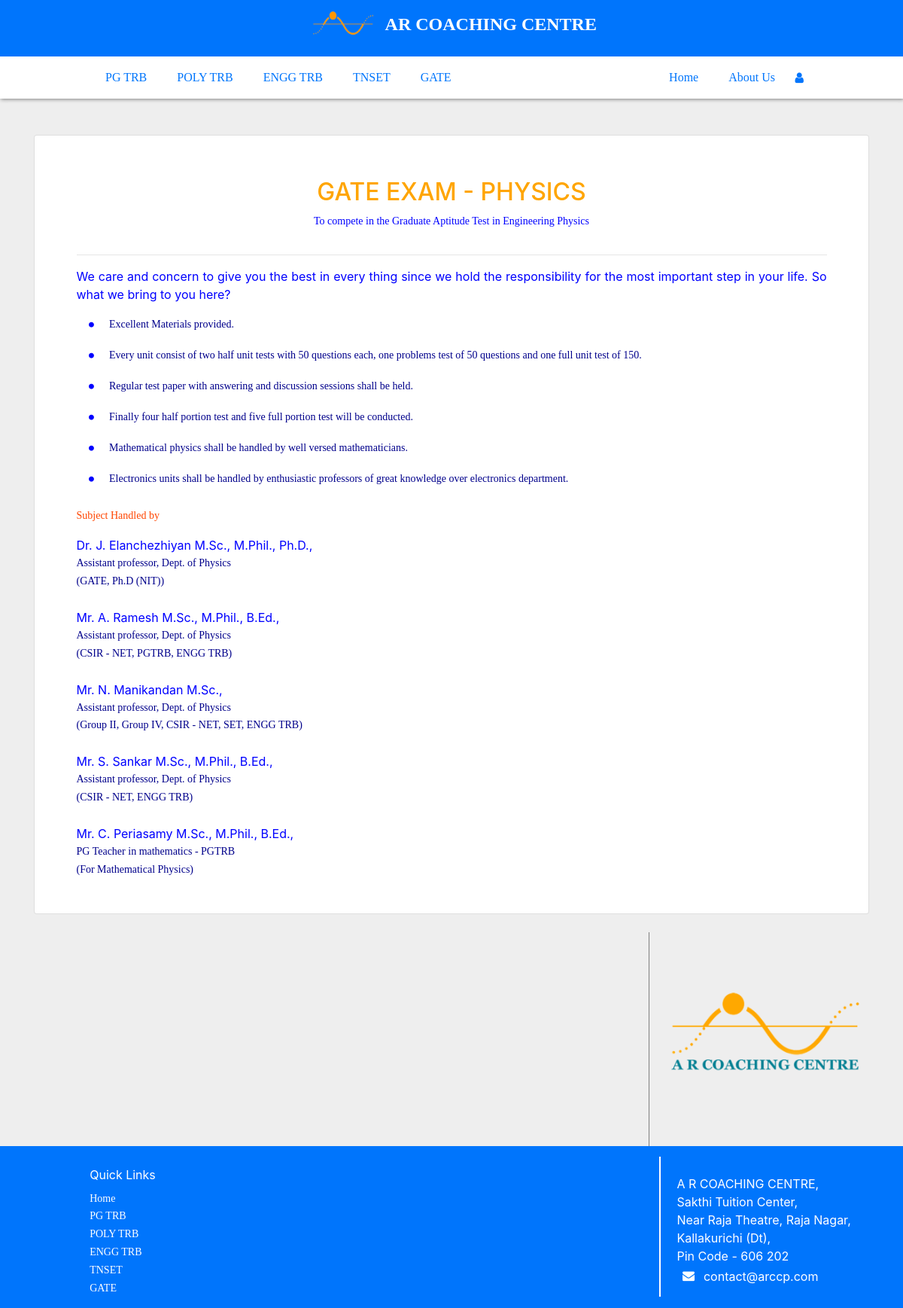
Before: /gate/ with the older database file.
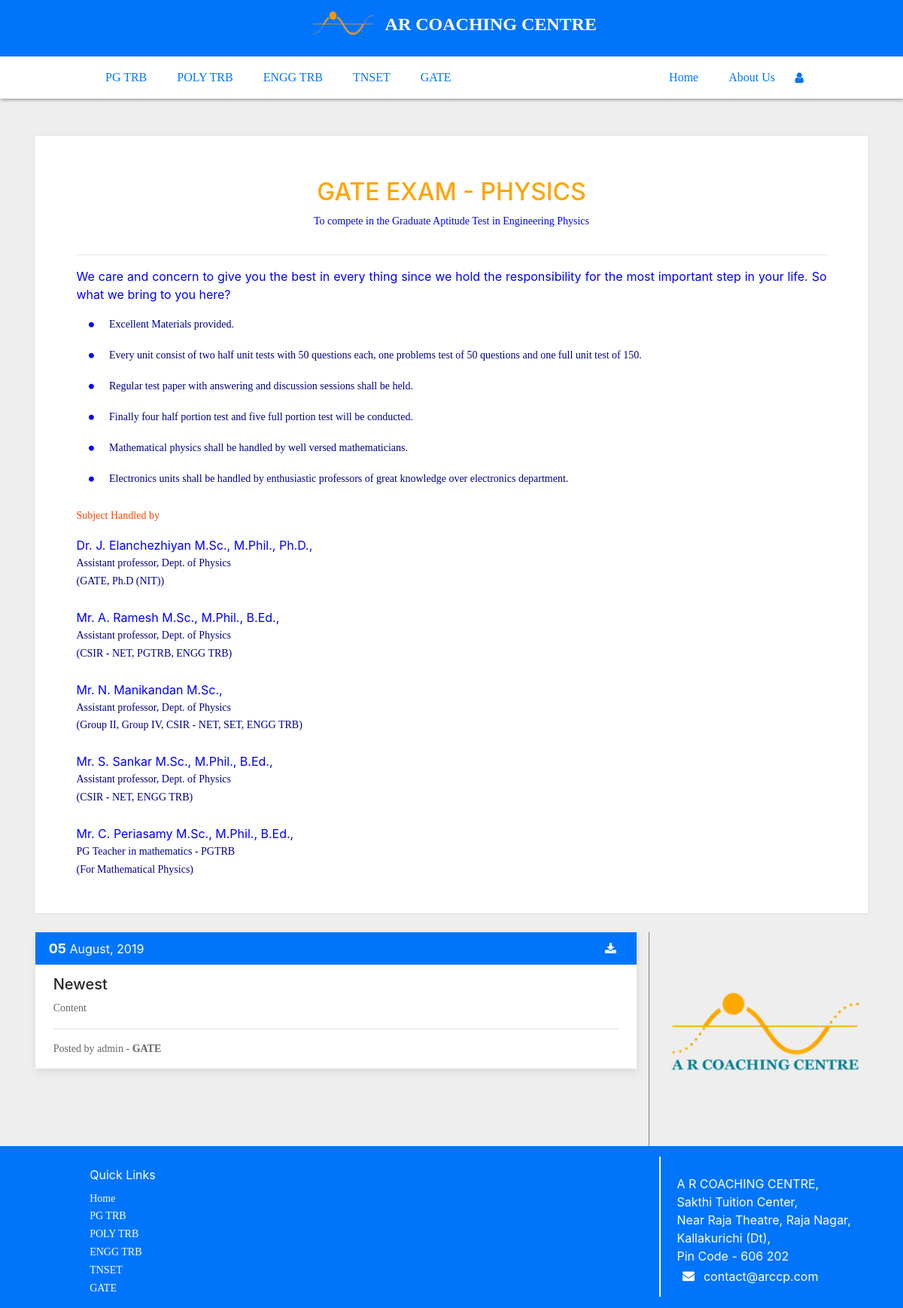
After: the same page with the newer database file.
### blog/models.py (models this page shows, shortened)
class Post(models.Model):
	CHOICES=(('PG-TRB','PG-TRB'),('POLY-TRB','POLY-TRB'),('ENGR-TRB','ENGR-TRB'),('TNSET','TNSET'),('GATE','GATE'))
	title = models.CharField(max_length=255)
	content = RichTextField()
	date_posted = models.DateTimeField(default=timezone.now)
	author = models.ForeignKey(User, on_delete=models.CASCADE)
	tag =  models.CharField(max_length=255, choices=CHOICES, null=False)
	link = models.CharField(max_length=255, blank=True)

### blog/views.py (the view)
# urls.py: path('gate/', views.gate, name='gate'),
def gate(request):
    context={
        'posts': Post.objects.filter(tag='GATE'),
        'announces': Announcement.objects.all().order_by('-id')[:7]
    }
    return render(request, "posts/gate.html",context)

### blog/templates/posts/gate.html (shortened to what this page needs)
{% extends "blog/base.html" %}
{% block content %}
<br>
<div class="card" style="padding: 5% 5% 2% 5%" >
    <h2 style="color: orange; text-align: center">GATE EXAM - PHYSICS</h2>
    <p style="text-align: center; color: blue">To compete in the Graduate Aptitude Test in Engineering Physics</p>
    <hr>
    <label style="text-align: justify; color: blue">We care and concern to give you the best in every thing since we hold the responsibility for the most important step in your life. So what we bring to you here?</label>
    <p style="color: darkblue"><i class="fa fa-circle" style="color: blue; font-size: 8px"></i> Excellent Materials provided. <br>
    <i class="fa fa-circle" style="color: blue; font-size: 8px"></i> Every unit consist of two half unit tests with 50 questions each, one problems test of 50 questions and one full unit test of 150.<br>
    <i class="fa fa-circle" style="color: blue; font-size: 8px"></i> Regular test paper with answering and discussion sessions shall be held. <br>
    <i class="fa fa-circle" style="color: blue; font-size: 8px"></i> Finally four half portion test and five full portion test will be conducted. <br>
    <i class="fa fa-circle" style="color: blue; font-size: 8px"></i> Mathematical physics shall be handled by well versed mathematicians.<br>
    <i class="fa fa-circle" style="color: blue; font-size: 8px"></i> Electronics units shall be handled by enthusiastic professors of great knowledge over electronics department.
    </p>
    <p style="color: orangered">Subject Handled by <br></p>
    <label style="color: blue">Dr. J. Elanchezhiyan M.Sc., M.Phil., Ph.D.,
        <p style="color: darkblue">Assistant professor,  Dept. of Physics<br>
        (GATE, Ph.D (NIT))</p>
    </label>
    <label style="color: blue">Mr. A. Ramesh M.Sc., M.Phil., B.Ed.,
        <p style="color: darkblue">Assistant professor,  Dept. of Physics<br>
        (CSIR - NET, PGTRB, ENGG TRB)</p>
    </label>
    <label style="color: blue">Mr. N. Manikandan M.Sc.,
        <p style="color: darkblue">Assistant professor,  Dept. of Physics<br>
        (Group II, Group IV, CSIR - NET, SET, ENGG TRB) </p>
    </label>
    <label style="color: blue">Mr. S. Sankar M.Sc., M.Phil., B.Ed.,
        <p style="color: darkblue">Assistant professor,  Dept. of Physics<br>
        (CSIR - NET, ENGG TRB) <br></p>
    </label>
    <label style="color: blue">Mr. C. Periasamy M.Sc., M.Phil., B.Ed.,
        <p style="color: darkblue">PG Teacher in mathematics - PGTRB<br>
        (For Mathematical Physics)</p>
    </label>
</div>
<br>
<div class="row">
        <div class="left">
            {% for Post in posts reversed %}
            <div class="post-body">
                <div class="post-head">
                    <div>
                            <b style="font-size: 18px">{{Post.date_posted|date:"d"}}</b>
                            <c style="margin-top: 3%">{{Post.date_posted|date:"F, Y"}}</c>
                            <a href="http://{{Post.link}}" class="fa fa-download" style="color: white; float: right; padding-top: 6px"></a>
                    </div>
                </div>
                <div class="post-content">
                    <h5 style="color: rgb(39, 39, 39)">{{Post.title}}</h5>
                    {{Post.content|safe}}
                </div>
                <div class="post-sub">
                                    <p style="margin: 0">Posted by {{Post.author}} - <b>{{Post.tag}}</b></p>
                </div>
            </div><br>
            {% endfor %}
        </div>
        <div class="right">
                <img src="/static/img/logo.PNG" alt="" width="100%">
            </div>
    </div>{% endblock content %}

Changed rows visible on the page:
added Post: date_posted "05", date_posted "August, 2019", title "Newest", content "Content", author "admin", tag "GATE"
